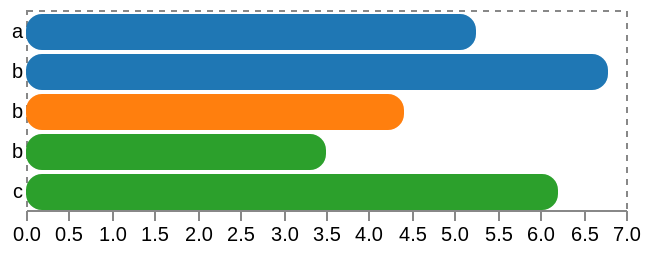

Specify this chart in Vega-Lite:
### Vega specification from a JSON file in a GitHub repository (floating-point values rounded to 4 significant figures)
{"schema": {"language": "vega", "version": "3.0.0"}, "width": 300, "padding": 5, "autosize": "pad", "encode": {"enter": {"fill": {"value": "transparent"}, "strokeWidth": {"value": 1}, "stroke": {"value": "#888"}}, "update": {"strokeDash": {"value": [3, 3]}}, "hover": {"strokeDash": {"value": []}}}, "signals": [{"name": "height", "update": "extent[1] * rangeStep"}, {"name": "rangeStep", "value": 20}], "data": [{"name": "tuples", "values": [{"a": 0, "b": "a", "c": 6.3}, {"a": 0, "b": "a", "c": 4.2}, {"a": 0, "b": "b", "c": 6.8}, {"a": 1, "b": "b", "c": 4.4}, {"a": 2, "b": "b", "c": 3.5}, {"a": 2, "b": "c", "c": 6.2}], "transform": [{"type": "aggregate", "groupby": ["a", "b"], "fields": ["c"], "ops": ["average"], "as": ["c"]}]}, {"name": "trellis", "source": "tuples", "transform": [{"type": "aggregate", "groupby": ["a"]}, {"type": "stack", "field": "count"}, {"type": "extent", "field": "y1", "signal": "extent"}]}], "scales": [{"name": "xscale", "domain": {"data": "tuples", "field": "c"}, "nice": true, "zero": true, "round": true, "range": "width"}, {"name": "color", "type": "ordinal", "scheme": "category10", "domain": {"data": "trellis", "field": "a"}}], "axes": [{"orient": "bottom", "scale": "xscale", "domain": true}], "marks": [{"type": "group", "from": {"data": "trellis", "facet": {"name": "faceted_tuples", "data": "tuples", "groupby": "a"}}, "encode": {"enter": {"x": {"value": 0}, "width": {"signal": "width"}, "y": {"field": "y0", "mult": {"signal": "rangeStep"}}, "y2": {"field": "y1", "mult": {"signal": "rangeStep"}}}}, "scales": [{"name": "yscale", "type": "band", "padding": 0.11, "round": true, "domain": {"data": "faceted_tuples", "field": "b"}, "rangeStep": {"signal": "rangeStep"}}], "axes": [{"orient": "left", "scale": "yscale", "tickSize": 0, "tickPadding": 4, "domain": false}], "marks": [{"type": "rect", "from": {"data": "faceted_tuples"}, "encode": {"enter": {"x": {"value": 0}, "x2": {"scale": "xscale", "field": "c"}, "y": {"scale": "yscale", "field": "b"}, "height": {"scale": "yscale", "band": 1}, "fill": {"scale": "color", "field": "a"}, "cornerRadius": {"value": 8}, "strokeWidth": {"value": 2}}, "update": {"stroke": {"value": null}}, "hover": {"stroke": {"value": "firebrick"}}}}]}]}
